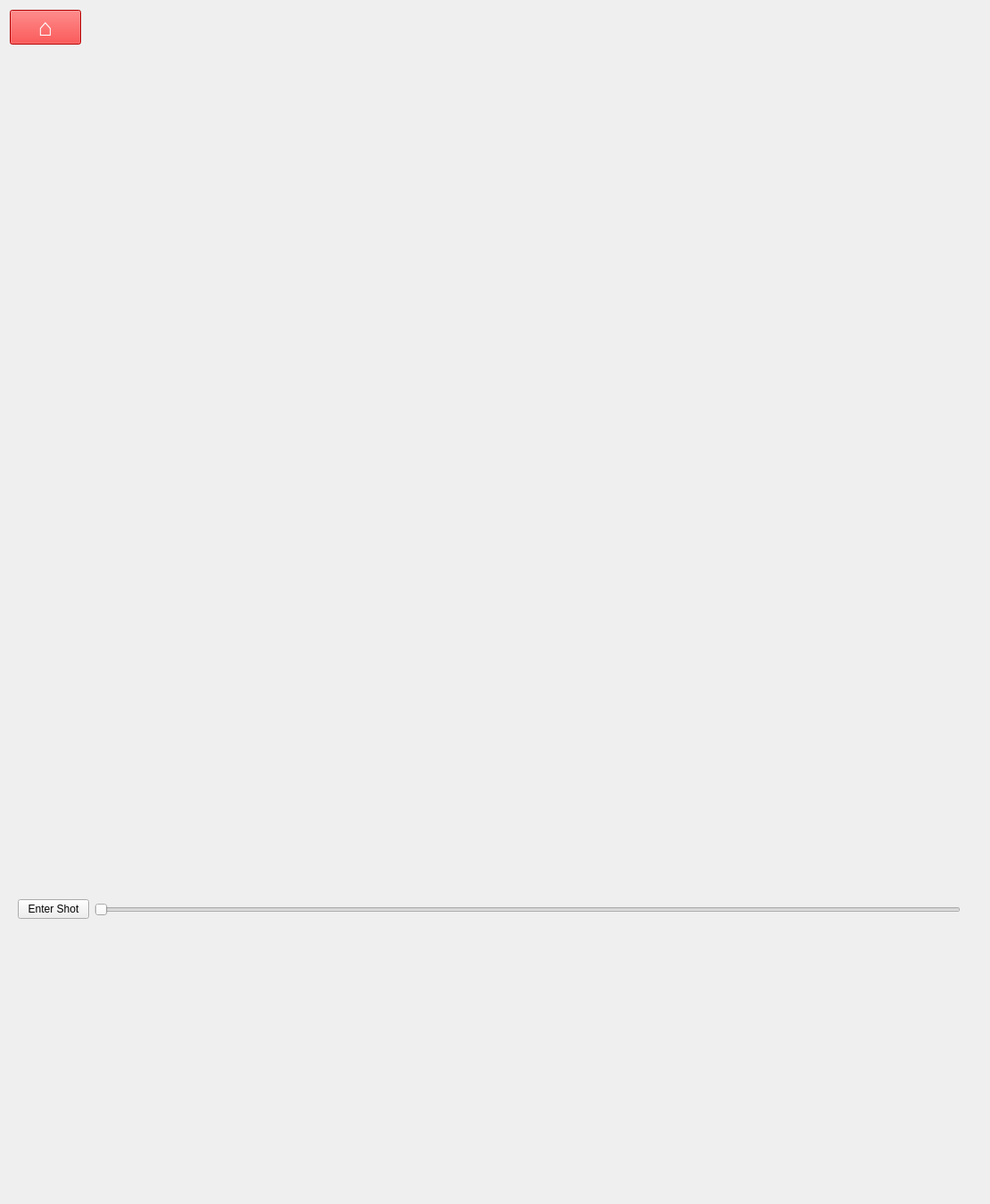
<?xml version="1.0" encoding="UTF-8"?>
<ui version="4.0">
 <class>Form</class>
 <widget class="QWidget" name="Form">
  <property name="geometry">
   <rect>
    <x>0</x>
    <y>0</y>
    <width>1111</width>
    <height>1351</height>
   </rect>
  </property>
  <property name="windowTitle">
   <string>Form</string>
  </property>
  <layout class="QVBoxLayout" name="verticalLayout">
   <item>
    <widget class="QPushButton" name="btnHome">
     <property name="sizePolicy">
      <sizepolicy hsizetype="Maximum" vsizetype="Fixed">
       <horstretch>0</horstretch>
       <verstretch>0</verstretch>
      </sizepolicy>
     </property>
     <property name="font">
      <font>
       <pointsize>20</pointsize>
       <weight>75</weight>
       <bold>true</bold>
      </font>
     </property>
     <property name="styleSheet">
      <string notr="true">background-color: red; color: white; font-size: 30;</string>
     </property>
     <property name="text">
      <string>⌂</string>
     </property>
    </widget>
   </item>
   <item>
    <widget class="QWidget" name="widget_4" native="true">
     <layout class="QHBoxLayout" name="horizontalLayout">
      <item>
       <widget class="InputGraph" name="inputGraph_RPM" native="true"/>
      </item>
      <item>
       <widget class="InputGraph" name="InputGraph_Angle" native="true"/>
      </item>
      <item>
       <widget class="InputGraph" name="InputGraph_Tilt" native="true"/>
      </item>
     </layout>
    </widget>
   </item>
   <item>
    <widget class="QWidget" name="widget_5" native="true">
     <layout class="QHBoxLayout" name="horizontalLayout_2">
      <item>
       <widget class="QPushButton" name="btnStartShot">
        <property name="text">
         <string>Enter Shot</string>
        </property>
       </widget>
      </item>
      <item>
       <widget class="QSlider" name="sliderTime">
        <property name="orientation">
         <enum>Qt::Horizontal</enum>
        </property>
       </widget>
      </item>
      <item>
       <widget class="QLabel" name="lblShotDuration">
        <property name="text">
         <string/>
        </property>
       </widget>
      </item>
     </layout>
    </widget>
   </item>
  </layout>
 </widget>
 <customwidgets>
  <customwidget>
   <class>InputGraph</class>
   <extends>QWidget</extends>
   <header>InputGraph</header>
   <container>1</container>
  </customwidget>
 </customwidgets>
 <resources/>
 <connections/>
</ui>
